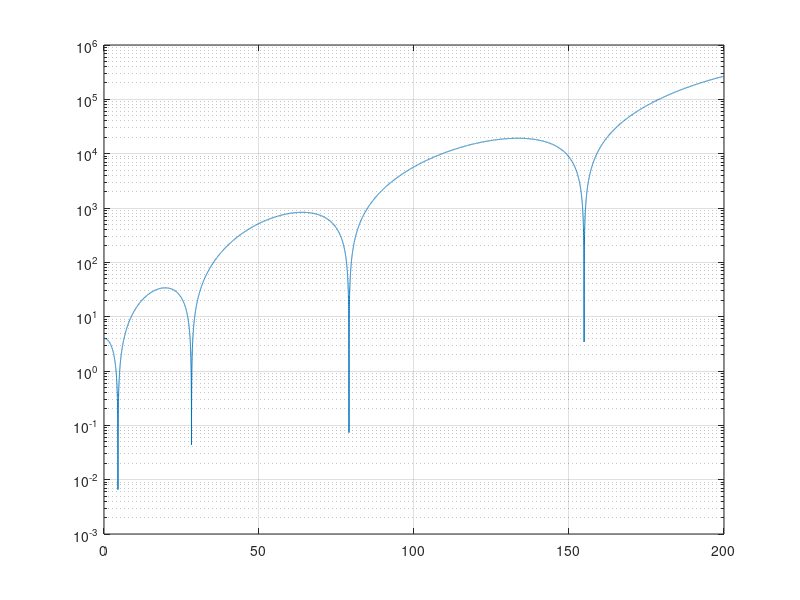

Write the MATLAB code that produced this figure. (Note: this script raises an error after producing the figure.)
clearvars
close all
clc
tic


%% DATA

L=1.2; %length [m]
h=8e-3; %thickness [m]
b=40e-3; %width [m]
rho=2700; %density [Kg/m3]
E=68e9; %young's modulus [Pa]

m=rho*b*h; %distributed mass
J=(b*h^3)/12; %moment of inertia
EJ=E*J; %rotational stiffness

%% Discrete domains

df=1e-2;
fmax=200; % max frequency, tbc
f_vect=0:df:fmax;

dx=1e-3;
x=0:dx:L;

omega=f_vect*2*pi;

%% boundary conditions

% gamma=sqrt(omega).*(EJ/m).^(-1/4)

H=@(omega) [1   0   1   0;
            0   1   0   1;
            -cos(L.*sqrt(omega).*(EJ/m).^(-1/4)) -sin(L.*sqrt(omega).*(EJ/m).^(-1/4))   cosh(L.*sqrt(omega).*(EJ/m).^(-1/4))    sinh(L.*sqrt(omega).*(EJ/m).^(-1/4));
            sin(L.*sqrt(omega).*(EJ/m).^(-1/4)) -cos(L.*sqrt(omega).*(EJ/m).^(-1/4))    sinh(L.*sqrt(omega).*(EJ/m).^(-1/4))    cosh(L.*sqrt(omega).*(EJ/m).^(-1/4))
            ];

dets=zeros(length(omega),1);
for j=1:length(omega)
    dets(j)=det(H(omega(j)));
end

figure(1)
semilogy(f_vect,abs(dets))
hold on
grid on

locs=find(islocalmin(abs(dets)));
nat_f=omega(locs);

%[~,locs]=findpeaks(-abs(dets),"MinPeakDistance",2,"MinPeakHeight",-0.1);
%nat_f=omega(locs);

plot(f_vect(locs),abs(dets(locs)),'o')
title('Determinant')

z=ones(4);
for j=1:length(nat_f)
    HH=H(nat_f(j));
    z(2:end,j)=HH(2:end,2:end)\-HH(2:end,1);
end

%% eigenmodes computation

PHI=zeros(length(x),length(nat_f));

for j=1:length(nat_f)
    phi=@(x) z(1,j)*cos(sqrt(nat_f(j)).*((EJ/m).^(-1/4)).*x) + z(2,j)*sin(sqrt(nat_f(j)).*((EJ/m).^(-1/4)).*x) + z(3,j)*cosh(sqrt(nat_f(j)).*((EJ/m).^(-1/4)).*x) + z(4,j)*sinh(sqrt(nat_f(j)).*((EJ/m).^(-1/4)).*x);
    PHI(:,j)=phi(x);
end

PHI=PHI./2;
normal=ones(size(PHI,1),1)*PHI(size(PHI,1),:);
PHI=PHI./normal;

color=[0.8500 0.3250 0.0980;0.9290 0.6940 0.1250; 0.4940 0.1840 0.5560;0.4660 0.6740 0.1880];
color_modes=color(1:size(PHI,2),:);

figure(2)
plot(x,PHI(:,1),x,PHI(:,2),x,PHI(:,3),x,PHI(:,4),linewidth=1)
title('Mode shapes')
xlabel('[m]')
ylabel('[m]')
grid on
ax.ColorOrder = color_modes;

%%
x_j=[0.2 0.4 0.6 1.2]; %response measurment points non usare 0.7
x_k= 1.2*ones(1,length(x_j)); %application of the force  
Gjk_mat=zeros(length(omega),length(x_k));

%% visualizzazione grafico
% 
label_modes=cell(1,2*length(nat_f));
for l=1:length(nat_f)
     label_modes(l)={strcat("Mode ",num2str(l))};
end
for l=1+length(nat_f):2*length(nat_f)
     label_modes(l)={strcat("Mode ",num2str(l-length(nat_f))," num")};
end
% 
label=cell(1,length(x_j));
for l=1:length(x_j)
    label(l)={strcat('x_j=',num2str(x_j(l)),'m x_k=',num2str(x_k(l)),'m')};
end
label_exp_num= [strcat(label,' Exp'),strcat(label,' Num')];

 

%% FRF analitiche
for ii=1:length(x_j)


pos_xj=1+x_j(ii)/dx;
pos_xk=1+x_k(ii)/dx;

xi=0.01; % adimensional damping

Gjk=@(omega) 0;
m_i=zeros(length(nat_f),1);

for j=1:length(nat_f)
    m_i(j)=m.*trapz(x,PHI(:,j).^2);
    Gjk=@(omegavar) Gjk(omegavar) + PHI(pos_xj,j).*PHI(pos_xk,j)./(m_i(j).*((-omegavar.^2) + 1i.*2.*xi.*omegavar.*nat_f(j) + nat_f(j).^2));
    Gjk_mat(:,ii)=Gjk(omega);
end
% il for precedente secondo me è una porcata (Ale). 1- Nonn ha senso
% definire la funzione nel for. 2- Si può eliminare il for e rendere tutto
% matriciale 

%%attiva il seguente codice per vedere i plot delle FRF exp per ciascuna coppia separatamente
figure(ii+2)    
subplot(2,1,2)
plot(f_vect,angle(Gjk_mat(:,ii)),linewidth=1.5)%,DisplayName=strcat('x_j = ',num2str(x_j(ii)),' x_k = ',num2str(x_k(ii))))
title('FRF phase')
xlabel('Frequency [Hz]')
ylabel('[rad]')
grid on
hold on
% legend(label(ii))


subplot(2,1,1)
semilogy(f_vect,abs(Gjk_mat(:,ii)),linewidth=1.5)%,DisplayName=strcat('x_j = ',num2str(x_j(ii)),' x_k = ',num2str(x_k(ii))))
title('FRF magnitude')
xlabel('Frequency [Hz]')
ylabel('[m/N]')
grid on
hold on
% legend(label(ii))
%sgtitle(strcat("Input in x_k = ",num2str(x_k(ii))," m, output in x_j = ",num2str(x_j(ii))," m"))
end

%% plotta le FRF di ogni coppia tutte insieme  

figure()    
subplot(2,1,2)
plot(f_vect,unwrap(angle(Gjk_mat)),linewidth=1.5)%,DisplayName=strcat('x_j = ',num2str(x_j(ii)),' x_k = ',num2str(x_k(ii))))
title('FRF phase')
xlabel('Frequency [Hz]')
ylabel('[rad]')
grid on
hold on
legend(label)



subplot(2,1,1)
semilogy(f_vect,abs(Gjk_mat),linewidth=1.5)%,DisplayName=strcat('x_j = ',num2str(x_j(ii)),' x_k = ',num2str(x_k(ii))))
title('FRF magnitude')
xlabel('Frequency [Hz]')
ylabel('[m/N]')
grid on
hold on
legend(label)
sgtitle("Experimental FRFs",'Fontweight', 'bold')

%% EXPERIMENTAL APPROACH - simplified approach
Gjk_exp=Gjk_mat;

for ii=1:length(x_k)
%estimation of the natural frequencies
[~,locs_exp]=findpeaks(abs(Gjk_exp(:,ii))); 

%per escludere i finti picchi quando eccitiamo/misuriamo nei nodi, andiamo a valutare anche la fase 
for j=1:length(locs_exp)
    delta_phase=(angle(Gjk_exp(locs_exp(j)+1,ii))-angle(Gjk_exp(locs_exp(j)-1,ii)));
    if delta_phase>=0
        locs_exp(j)=0;
    end

end

locs_exp=locs_exp(find(locs_exp)); % eliminazione dei finti picchi
nat_f_exp(:,ii)=omega(locs_exp);
number_resonances=size(nat_f_exp,1);


%estimation of non-dimensional damping and Ar
Ar=zeros(number_resonances,1);
xi_exp=zeros(number_resonances,1);
for j=1:number_resonances
    dphase=(angle(Gjk_exp(locs_exp(j)+1))-angle(Gjk_exp(locs_exp(j)-1)))./(2.*df.*2.*pi); 
    xi_exp(j)=1./(abs(dphase).*nat_f_exp(j));
    Ar(j)=Gjk_exp(locs_exp(j),ii).*(-nat_f_exp(j,ii).^2 + 1i.*2.*xi_exp(j).*nat_f_exp(j,ii).*nat_f_exp(j,ii) + nat_f_exp(j,ii).^2);
end
Ar0(:,ii)=real(Ar)+1e-7i;
xi_exp0(:,ii)=xi_exp;
end

% initial guess residuals
Rl0=1e-5*Ar0;
Rh0=1e-5*Ar0;


%% Parameters estimation
opt_3D=zeros(length(x_k),5,number_resonances); %  modifica 3 in 5

% definizione range nat freq j
rangewidth_num=2.5/df; %range indici frequency range (5000 = 0.5Hz)
rangewidth_exp=4/df;

for j=1:number_resonances

approx_range_locs_num = (locs_exp(j)-rangewidth_num):(locs_exp(j)+rangewidth_num); % indici frequeny range numerical
plotwidth_f_exp = f_vect((locs_exp(j)-rangewidth_exp):(locs_exp(j)+rangewidth_exp)); % frequeny range experimental
plotwidth_f_num (:,j) = f_vect(approx_range_locs_num); % frequeny range numerical

Gjk_exp_range_j = Gjk_exp(approx_range_locs_num,:); % Gjk exp valuatata in range j (diventa vettore)
omega_range_j = approx_range_locs_num*df*2*pi; % omega range j
omega_range_mat = ones(length(x_k),1)*omega_range_j;

%Gjk_num_range_j = @(var) var(3)./(-omega_range_j.^2 + 1i.*2.*var(2).*var(1).*omega_range_j + var(1).^2)+var(4)./(omega_range_j.^2)+var(5);
Gjk_num_range_j = @(var) var(:,3)./(-omega_range_mat.^2 + 1i.*2.*var(:,2).*var(:,1).*omega_range_mat + var(:,1).^2)+var(:,4)./(omega_range_mat.^2);%+var(:,5);%; % numerical FRF 
% var = [natff, xii, Arr, Rll, Rhh] vettore di variabili da approssimare

%% least square error minimisation

Err=@(var) sum(sum(real(Gjk_exp_range_j-Gjk_num_range_j(var)').^2)+imag(Gjk_exp_range_j-Gjk_num_range_j(var)').^2); % Error def
%Err=@(var) sum(sum(abs(Gjk_exp_range_j-Gjk_num_range_j(var)').^2)); % Error def

x0=[nat_f_exp(j,:)', xi_exp0(j,:)', Ar0(j,:)', Rl0(j,:)', Rh0(j,:)']; % inital trial vector


OPTIONS = optimoptions('lsqnonlin', 'Algorithm','levenberg-marquardt','MaxFunctionEvaluations',1e4,'Display', 'off'); 
opt_mat=lsqnonlin(Err, x0, [], [], OPTIONS); % minimisation
Gjk_final(:,:,j)=Gjk_num_range_j(opt_mat);

% creazione matrice 3D dei parametri ottimizzati colonne: righe: coppie, [natff, xii, Arr, Rll, Rhh], spessore: risonanze
opt_3D(:,:,j)=opt_mat;


% figure(3)
% subplot(2,1,1)
% semilogy(plotwidth_f_num, abs(Gjk_num_range_j(opt_mat)), '.')%, plotwidth_f_num, abs(Gjk_num_range_j(x0)), '*')
% legend('E1','E2','E3','N1','N2','N3')
% grid on
% %legend('Experimental','Numerical')
% title('Magnitude');
% ylabel('m/N')
% xlabel('frequency [Hz]')
% subplot(2,1,2)
% plot(plotwidth_f_num, unwrap(angle(Gjk_num_range_j(opt_mat))), 'o')
% grid on
% legend('E1','E2','E3','N1','N2','N3')
% %legend('Experimental','Numerical')
% title('Phase');
% ylabel('rad')
% xlabel('frequency [Hz]')


end
toc
%% plot


for ii=1:length(x_j)
for jj=1:number_resonances

% if ii~=3 || jj~=3
figure(ii+2)
subplot(2,1,1)
semilogy(plotwidth_f_num (:,jj), abs(Gjk_final(ii,:,jj)), 'o',Markersize=3,LineWidth=0.3)%, plotwidth_f_num, abs(Gjk_num_range_j(x0)), '*'
grid on
hold on
%title('Magnitude');
%ylabel('m/N')
%xlabel('frequency [Hz]')
%legend(label_exp_num)
%ax = gca; 
%ax.ColorOrder = color_frf;


subplot(2,1,2)
plot(plotwidth_f_num (:,jj), angle(Gjk_final(ii,:,jj)), 'o',Markersize=3,LineWidth=0.3)
grid on
hold on
%title('Phase');
%ylabel('rad')
%xlabel('frequency [Hz]')
%sgtitle(strcat("Resonance mode ",num2str(j)),'Fontweight', 'bold')

%legend(label_exp_num)
% end
end
end
%% calcolo mode shapes numeriche

figure(2)
hold on
mode=zeros(length(x_j),number_resonances);

for i=1:number_resonances
    Gjk_resonance=@(var) var(:,3)./(-opt_3D(:,1,i).^2 + 1i.*2.*var(:,2).*var(:,1).*opt_3D(:,1,i) + var(:,1).^2)+var(:,4)./(opt_3D(:,1,i).^2)+var(:,5); % numerical FRF pair 1
    mode(:,i)=-imag(Gjk_resonance(opt_3D(:,:,i)));
end
normalizzazione=ones(length(x_k),1)*mode(length(x_k),:);
mode=mode./normalizzazione;
plot(x_j,mode,'*',Linewidth=1.5)
ax = gca; 
ax.ColorOrder = color_modes;
legend(label_modes)
